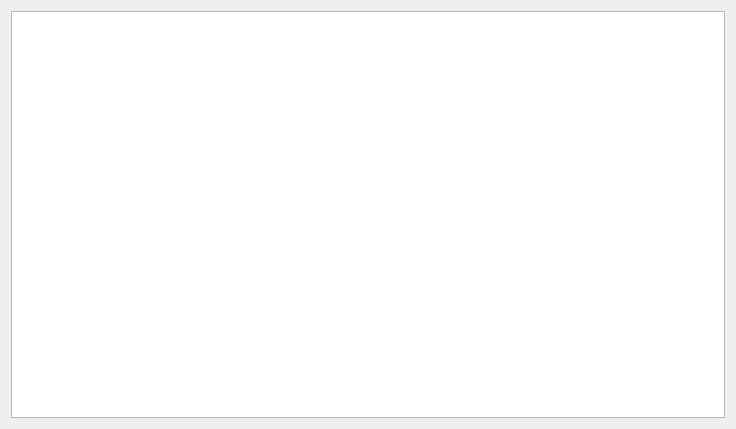
<?xml version="1.0" encoding="UTF-8"?>
<ui version="4.0">
 <class>Dialog</class>
 <widget class="QDialog" name="Dialog">
  <property name="geometry">
   <rect>
    <x>0</x>
    <y>0</y>
    <width>736</width>
    <height>429</height>
   </rect>
  </property>
  <property name="windowTitle">
   <string>Dialog</string>
  </property>
  <layout class="QVBoxLayout" name="verticalLayout">
   <item>
    <widget class="QListWidget" name="listWidget"/>
   </item>
  </layout>
 </widget>
 <resources/>
 <connections/>
</ui>
